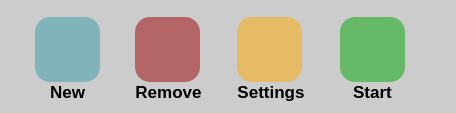
        <widget class="QWidget" name="Options" native="true">
         <property name="minimumSize">
          <size>
           <width>0</width>
           <height>113</height>
          </size>
         </property>
         <property name="maximumSize">
          <size>
           <width>10000</width>
           <height>113</height>
          </size>
         </property>
         <property name="styleSheet">
          <string notr="true">QWidget{
	background-color: rgb(204,204,204);
}</string>
         </property>
         <layout class="QHBoxLayout" name="horizontalLayout_2" stretch="0,0,0,0,3">
          <property name="spacing">
           <number>35</number>
          </property>
          <property name="leftMargin">
           <number>35</number>
          </property>
          <item>
           <layout class="QVBoxLayout" name="AddLayout" stretch="1,2,2">
            <property name="spacing">
             <number>0</number>
            </property>
            <item>
             <spacer name="verticalSpacer">
              <property name="orientation">
               <enum>Qt::Orientation::Vertical</enum>
              </property>
              <property name="sizeHint" stdset="0">
               <size>
                <width>20</width>
                <height>40</height>
               </size>
              </property>
             </spacer>
            </item>
            <item>
             <widget class="QPushButton" name="AddButton">
              <property name="sizePolicy">
               <sizepolicy hsizetype="Minimum" vsizetype="Minimum">
                <horstretch>0</horstretch>
                <verstretch>0</verstretch>
               </sizepolicy>
              </property>
              <property name="minimumSize">
               <size>
                <width>65</width>
                <height>65</height>
               </size>
              </property>
              <property name="maximumSize">
               <size>
                <width>65</width>
                <height>65</height>
               </size>
              </property>
              <property name="styleSheet">
               <string notr="true">QPushButton{
	background-color: rgba(255, 255, 255, 0);
	background-color: rgba(53, 154, 169, 0.5);
	border-radius: 15px;
	border: none;
}
QPushButton:hover{
	background-color: rgb(53, 154, 169);
}
QPushButton:pressed{
	padding-left: 5px;
	padding-top: 5px;
}</string>
              </property>
              <property name="text">
               <string/>
              </property>
              <property name="icon">
               <iconset resource="icons.qrc">
                <normaloff>:/Icons100/Icons100/plus.svg</normaloff>:/Icons100/Icons100/plus.svg</iconset>
              </property>
              <property name="iconSize">
               <size>
                <width>50</width>
                <height>50</height>
               </size>
              </property>
             </widget>
            </item>
            <item>
             <widget class="QLabel" name="AddLabel">
              <property name="sizePolicy">
               <sizepolicy hsizetype="Minimum" vsizetype="Minimum">
                <horstretch>0</horstretch>
                <verstretch>0</verstretch>
               </sizepolicy>
              </property>
              <property name="font">
               <font>
                <pointsize>13</pointsize>
                <bold>true</bold>
                <strikeout>false</strikeout>
               </font>
              </property>
              <property name="styleSheet">
               <string notr="true">color: rgb(0, 0, 0);
	border: none;</string>
              </property>
              <property name="text">
               <string>New</string>
              </property>
              <property name="alignment">
               <set>Qt::AlignmentFlag::AlignCenter</set>
              </property>
             </widget>
            </item>
           </layout>
          </item>
          <item>
           <layout class="QVBoxLayout" name="RemoveLayout" stretch="1,0,2">
            <property name="spacing">
             <number>0</number>
            </property>
            <property name="leftMargin">
             <number>0</number>
            </property>
            <item>
             <spacer name="verticalSpacer_2">
              <property name="orientation">
               <enum>Qt::Orientation::Vertical</enum>
              </property>
              <property name="sizeHint" stdset="0">
               <size>
                <width>20</width>
                <height>40</height>
               </size>
              </property>
             </spacer>
            </item>
            <item>
             <widget class="QPushButton" name="RemoveButton">
              <property name="minimumSize">
               <size>
                <width>65</width>
                <height>65</height>
               </size>
              </property>
              <property name="maximumSize">
               <size>
                <width>65</width>
                <height>65</height>
               </size>
              </property>
              <property name="styleSheet">
               <string notr="true">QPushButton{
	background-color: rgba(255, 255, 255, 0);
	background-color: rgba(156, 0, 0, 0.5);
	border-radius: 15px;
	border: none;
}
QPushButton:hover{
	background-color: rgba(156, 0, 0, 0.9)
}
QPushButton:pressed{
	padding-left: 5px;
	padding-top: 5px;
}
</string>
              </property>
              <property name="text">
               <string/>
              </property>
              <property name="icon">
               <iconset resource="icons.qrc">
                <normaloff>:/Icons100/Icons100/x.svg</normaloff>:/Icons100/Icons100/x.svg</iconset>
              </property>
              <property name="iconSize">
               <size>
                <width>50</width>
                <height>50</height>
               </size>
              </property>
             </widget>
            </item>
            <item>
             <widget class="QLabel" name="RemoveLabel">
              <property name="sizePolicy">
               <sizepolicy hsizetype="Minimum" vsizetype="Minimum">
                <horstretch>0</horstretch>
                <verstretch>0</verstretch>
               </sizepolicy>
              </property>
              <property name="font">
               <font>
                <pointsize>13</pointsize>
                <bold>true</bold>
                <strikeout>false</strikeout>
                <kerning>true</kerning>
               </font>
              </property>
              <property name="styleSheet">
               <string notr="true">color: rgb(0, 0, 0);
	border: none;</string>
              </property>
              <property name="text">
               <string>Remove</string>
              </property>
              <property name="alignment">
               <set>Qt::AlignmentFlag::AlignCenter</set>
              </property>
             </widget>
            </item>
           </layout>
          </item>
          <item>
           <layout class="QVBoxLayout" name="SettingsLayout" stretch="1,2,0">
            <property name="spacing">
             <number>0</number>
            </property>
            <item>
             <spacer name="verticalSpacer_3">
              <property name="orientation">
               <enum>Qt::Orientation::Vertical</enum>
              </property>
              <property name="sizeHint" stdset="0">
               <size>
                <width>20</width>
                <height>40</height>
               </size>
              </property>
             </spacer>
            </item>
            <item>
             <widget class="QPushButton" name="SettingsButton">
              <property name="sizePolicy">
               <sizepolicy hsizetype="Minimum" vsizetype="Minimum">
                <horstretch>0</horstretch>
                <verstretch>0</verstretch>
               </sizepolicy>
              </property>
              <property name="minimumSize">
               <size>
                <width>65</width>
                <height>65</height>
               </size>
              </property>
              <property name="maximumSize">
               <size>
                <width>65</width>
                <height>65</height>
               </size>
              </property>
              <property name="styleSheet">
               <string notr="true">QPushButton{
	background-color: rgba(255, 255, 255, 0);
	background-color: rgba(255, 170, 0, 0.5);
	border-radius: 15px;
	border: none;
}
QPushButton:hover{
	background-color: rgba(255, 170, 0, 0.9);
}
QPushButton:pressed{
	padding-left: 5px;
	padding-top: 5px;
}
</string>
              </property>
              <property name="text">
               <string/>
              </property>
              <property name="icon">
               <iconset resource="icons.qrc">
                <normaloff>:/Icons100/Icons100/settings.svg</normaloff>:/Icons100/Icons100/settings.svg</iconset>
              </property>
              <property name="iconSize">
               <size>
                <width>50</width>
                <height>50</height>
               </size>
              </property>
             </widget>
            </item>
            <item>
             <widget class="QLabel" name="SettingsLabel">
              <property name="sizePolicy">
               <sizepolicy hsizetype="Minimum" vsizetype="Minimum">
                <horstretch>0</horstretch>
                <verstretch>0</verstretch>
               </sizepolicy>
              </property>
              <property name="font">
               <font>
                <pointsize>13</pointsize>
                <bold>true</bold>
                <strikeout>false</strikeout>
               </font>
              </property>
              <property name="styleSheet">
               <string notr="true">color: rgb(0, 0, 0);
	border: none;</string>
              </property>
              <property name="text">
               <string>Settings</string>
              </property>
              <property name="alignment">
               <set>Qt::AlignmentFlag::AlignCenter</set>
              </property>
             </widget>
            </item>
           </layout>
          </item>
          <item>
           <layout class="QVBoxLayout" name="StartLayout" stretch="1,2,0">
            <property name="spacing">
             <number>0</number>
            </property>
            <item>
             <spacer name="verticalSpacer_4">
              <property name="orientation">
               <enum>Qt::Orientation::Vertical</enum>
              </property>
              <property name="sizeHint" stdset="0">
               <size>
                <width>20</width>
                <height>40</height>
               </size>
              </property>
             </spacer>
            </item>
            <item>
             <widget class="QPushButton" name="StartButton">
              <property name="sizePolicy">
               <sizepolicy hsizetype="Minimum" vsizetype="Minimum">
                <horstretch>0</horstretch>
                <verstretch>0</verstretch>
               </sizepolicy>
              </property>
              <property name="minimumSize">
               <size>
                <width>65</width>
                <height>65</height>
               </size>
              </property>
              <property name="maximumSize">
               <size>
                <width>65</width>
                <height>65</height>
               </size>
              </property>
              <property name="styleSheet">
               <string notr="true">QPushButton{
	background-color: rgba(255, 255, 255, 0);
	background-color: rgba(0, 166, 0, 0.5);
	border-radius: 15px;
	border: none;
}
QPushButton:hover{
	background-color: rgba(0, 166, 0, 0.9);
}
QPushButton:pressed{
	padding-left: 5px;
	padding-top: 5px;
}</string>
              </property>
              <property name="text">
               <string/>
              </property>
              <property name="icon">
               <iconset resource="icons.qrc">
                <normaloff>:/Icons100/Icons100/arrow-right-circle.svg</normaloff>:/Icons100/Icons100/arrow-right-circle.svg</iconset>
              </property>
              <property name="iconSize">
               <size>
                <width>50</width>
                <height>50</height>
               </size>
              </property>
             </widget>
            </item>
            <item>
             <widget class="QLabel" name="StartLabel">
              <property name="sizePolicy">
               <sizepolicy hsizetype="Minimum" vsizetype="Minimum">
                <horstretch>0</horstretch>
                <verstretch>0</verstretch>
               </sizepolicy>
              </property>
              <property name="font">
               <font>
                <pointsize>13</pointsize>
                <bold>true</bold>
                <strikeout>false</strikeout>
               </font>
              </property>
              <property name="styleSheet">
               <string notr="true">color: rgb(0, 0, 0);
	border: none;</string>
              </property>
              <property name="text">
               <string>Start</string>
              </property>
              <property name="alignment">
               <set>Qt::AlignmentFlag::AlignCenter</set>
              </property>
             </widget>
            </item>
           </layout>
          </item>
          <item>
           <spacer name="horizontalSpacer">
            <property name="orientation">
             <enum>Qt::Orientation::Horizontal</enum>
            </property>
            <property name="sizeHint" stdset="0">
             <size>
              <width>40</width>
              <height>20</height>
             </size>
            </property>
           </spacer>
          </item>
         </layout>
        </widget>
